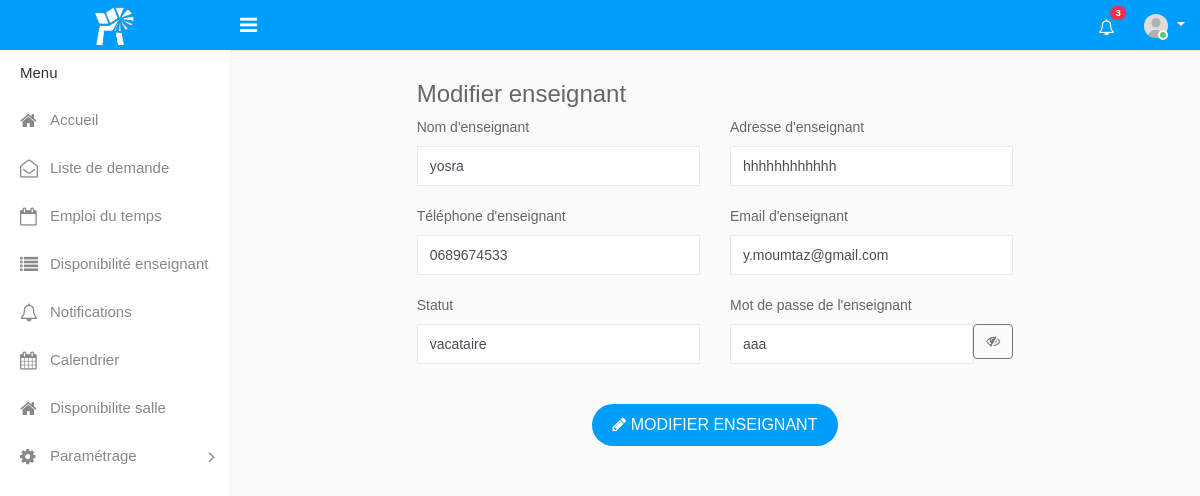
The app's page /edit_enseignant.php?id_enseignant=2, older data.
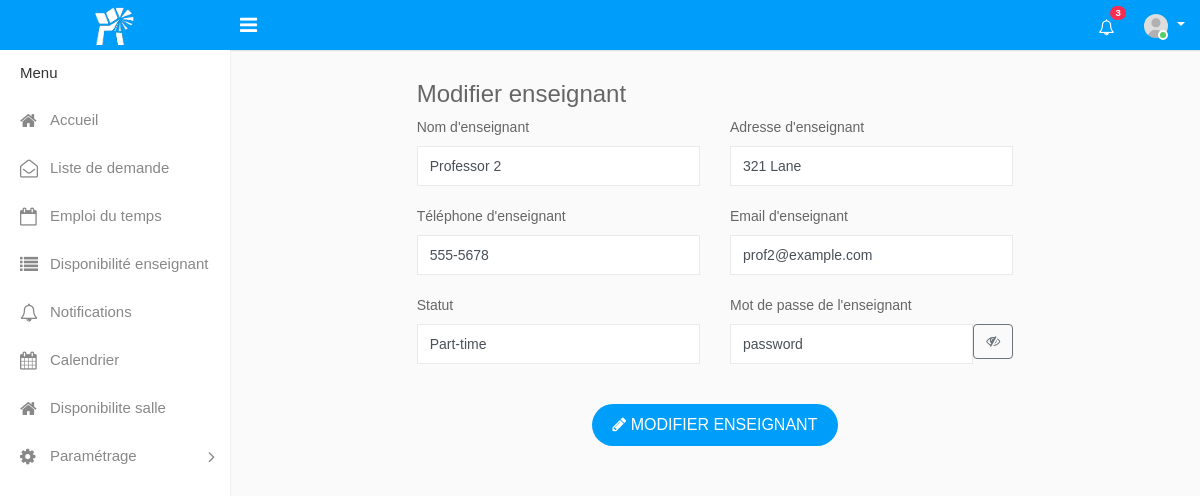
The same page, newer data.
### tables this page shows
CREATE TABLE `enseignant` (
  `id_enseignant` int(11) NOT NULL,
  `nom_enseignant` varchar(50) NOT NULL,
  `email_enseignant` varchar(50) NOT NULL,
  `adresse` varchar(50) NOT NULL,
  `telephone` varchar(50) NOT NULL,
  `statut_enseignant` varchar(50) NOT NULL,
  `password` varchar(50) NOT NULL
);

### edit_enseignant.php (the view, shortened to what the changed rows need)
<?php
include_once("config.php");
if (isset($_GET['id_enseignant'])) {
    $id_enseignant = $_GET['id_enseignant'];
    $result = mysqli_query($mysqli, "SELECT * FROM enseignant WHERE id_enseignant='$id_enseignant'");
    if ($res = mysqli_fetch_array($result)) {
        $nom_enseignant = $res["nom_enseignant"];
        $email_enseignant = $res["email_enseignant"];
        $adresse = $res["adresse"];
        $telephone = $res["telephone"];
        $statut_enseignant = $res["statut_enseignant"];
        $password = $res["password"];
    } else {
        echo "ID de l'enseignant non trouvé.";
        exit;
    }
} else {
    echo "ID de l'enseignant non spécifié.";
    exit;
}
?>
<!DOCTYPE html>
<html lang="en">
<head>
    <link rel="stylesheet" type="text/css" href="assets/css/bootstrap.min.css">
    <link rel="stylesheet" type="text/css" href="assets/css/font-awesome.min.css">
    <link rel="stylesheet" type="text/css" href="assets/css/select2.min.css">
    <link rel="stylesheet" type="text/css" href="assets/css/style.css">
</head>
<body>
    <div class="main-wrapper">
        <div class="page-wrapper">
            <div class="content">
                <div class="row">
                    <div class="col-lg-8 offset-lg-2">
                        <form action="modifierEnseignant.php?id_enseignant=<?php echo $id_enseignant; ?>" method="POST">
                            <div class="row">
                                <div class="col-sm-6">
                                    <div class="form-group">
                                        <label>Nom d'enseignant</label>
                                        <input class="form-control" type="text" name="nom_enseignant" value="<?php echo $nom_enseignant; ?>">
                                    </div>
                                </div>
                                <div class="col-sm-6">
                                    <div class="form-group">
                                        <label>Adresse d'enseignant</label>
                                        <input class="form-control" type="text" name="adresse" value="<?php echo $adresse; ?>">
                                    </div>
                                </div>
                                <div class="col-sm-6">
                                    <div class="form-group">
                                        <label>Téléphone d'enseignant</label>
                                        <input class="form-control" type="text" name="telephone" value="<?php echo $telephone; ?>">
                                    </div>
                                </div>
                                <div class="col-sm-6">
                                    <div class="form-group">
                                        <label>Email d'enseignant</label>
                                        <input class="form-control" type="email" name="email_enseignant" value="<?php echo $email_enseignant; ?>">
                                    </div>
                                </div>
                                <div class="col-sm-6">
                                    <div class="form-group">
                                        <label>Statut</label>
                                        <input class="form-control" type="text" name="statut_enseignant" value="<?php echo $statut_enseignant; ?>">
                                    </div>
                                </div>
                            <div class="col-sm-6">
                                <div class="form-group">
                                    <div class="input-group">
                                        <input class="form-control" type="password" name="password" id="password-input" value="<?php echo isset($password) ? $password : ''; ?>">
                                        <span class="input-group-btn">
                                            <button type="button" id="toggle-password" class="btn btn-outline-secondary" onclick="togglePasswordVisibility()"><i class="fa fa-eye"></i></button>
                                        </span>
                                    </div>
                                </div>
                            </div>
                            </div>
                        </form>
                    </div>
                </div>
            </div>
        </div>
    </div>
</body>
</html>

Row changes from the older to the newer data that the page shows:
changed enseignant: nom_enseignant "yosra" → "Professor 2"; adresse "hhhhhhhhhhhh" → "321 Lane"; telephone "0689674533" → "555-5678"; email_enseignant "y.moumtaz@gmail.com" → "prof2@example.com"; statut_enseignant "vacataire" → "Part-time"; password "aaa" → "password"
